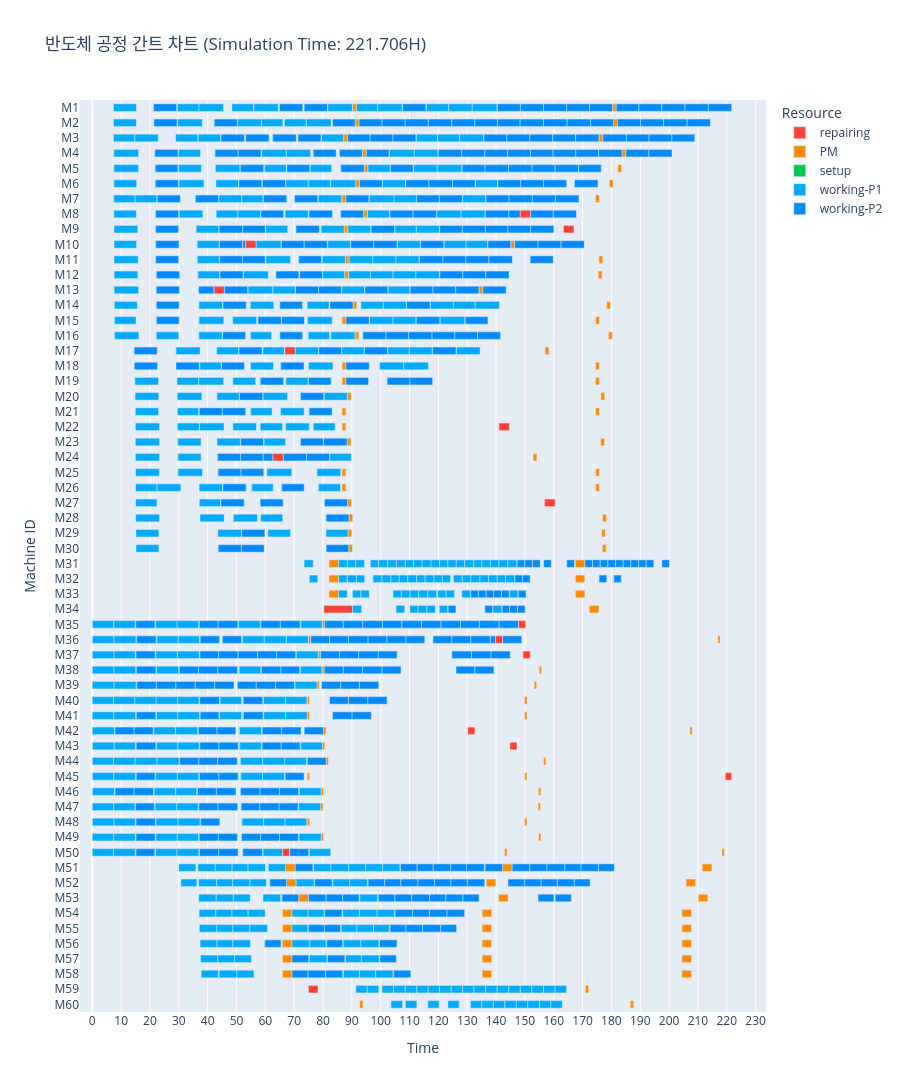

Write notebook code for a chart like this one.
### Code cell
env.run(until=scheduler.job_chk_process)
fig = create_gantt_chart(
    logs=event_logger.logs,
    max_time=event_logger.now,
    title=f"반도체 공정 간트 차트 (Simulation Time: {round(event_logger.now, 3)}{TIME_UNIT})")
fig.show()
fig.write_html("gantt_chart.html")

### Figure 1 — Plotly figure (JSON) as saved in the notebook; plotly's stock layout.template omitted (floating-point values rounded to 4 significant figures; data arrays with more than 128 entries replaced by an {"elided": "..."} marker saying what was removed)
{"data": [{"base": [53.17, 42.15, 66.75, 141.0, 62.57, 156.8, 80.26, 147.8, 139.8, 149.3, 130.1, 144.8, 219.5, 65.96, 74.93, 148.3, 163.3], "customdata": [[""], [""], [""], [""], [""], [""], [""], [""], [""], [""], [""], [""], [""], [""], [""], [""], [""]], "hovertemplate": "Resource=repairing<br>Start=%{base}<br>Finish=%{x}<br>Task=%{y}<br>job_op=%{customdata[0]}<extra></extra>", "legendgroup": "repairing", "marker": {"color": "rgb(255, 65, 54)", "pattern": {"shape": ""}}, "name": "repairing", "orientation": "h", "showlegend": true, "textposition": "auto", "type": "bar", "width": 0.5, "x": [3.667, 3.667, 3.667, 3.667, 3.667, 3.667, 10.0, 2.5, 2.5, 2.5, 2.5, 2.5, 2.205, 2.5, 3.333, 3.667, 3.667], "xaxis": "x", "y": ["M10", "M13", "M17", "M22", "M24", "M27", "M34", "M35", "M36", "M37", "M42", "M43", "M45", "M50", "M59", "M8", "M9"], "yaxis": "y"}, {"base": [90.19, 180.3, 145.1, 87.74, 175.7, 87.49, 175.4, 134.1, 90.42, 178.3, 86.59, 174.5, 91.1, 179.0, 157.0, 86.59, 174.5, 86.59, 174.5, 91.16, 180.8, 88.43, 176.4, 86.59, 174.5, 86.59, 88.35, 176.3, 152.8, 86.59, 174.5, 86.59, 174.5, 88.52, 89.0, 176.9, 88.64, 176.6, 87.14, 175.7, 88.93, 176.9, 82.07, 167.5, 82.07, 167.5, 82.07, 167.5, 172.3, 79.66, 74.91, 216.8, 78.31, 79.6, 155.0, 77.9, 153.3, 93.67, 183.7, 74.53, 149.9, 74.54, 149.9, 80.2, 207.2, 79.81, 81.08, 156.4, 74.53, 149.9, 79.34, 154.7, 79.2, 154.6, 74.53, 149.9, 79.37, 154.7, 94.27, 182.2, 143.0, 218.3, 67.03, 142.2, 211.5, 67.35, 136.6, 205.9, 71.59, 140.8, 210.1, 65.92, 135.2, 204.4, 65.92, 135.2, 204.4, 65.92, 135.2, 204.4, 65.92, 135.2, 204.4, 65.92, 135.2, 204.4, 171.0, 91.33, 179.2, 92.7, 186.6, 86.59, 174.5, 94.07, 87.28], "customdata": [[""], [""], [""], [""], [""], [""], [""], [""], [""], [""], [""], [""], [""], [""], [""], [""], [""], [""], [""], [""], [""], [""], [""], [""], [""], [""], [""], [""], [""], [""], [""], [""], [""], [""], [""], [""], [""], [""], [""], [""], [""], [""], [""], [""], [""], [""], [""], [""], [""], [""], [""], [""], [""], [""], [""], [""], [""], [""], [""], [""], [""], [""], [""], [""], [""], [""], [""], [""], [""], [""], [""], [""], [""], [""], [""], [""], [""], [""], [""], [""], [""], [""], [""], [""], [""], [""], [""], [""], [""], [""], [""], [""], [""], [""], [""], [""], [""], [""], [""], [""], [""], [""], [""], [""], [""], [""], [""], [""], [""], [""], [""], [""], [""], [""], [""]], "hovertemplate": "Resource=PM<br>Start=%{base}<br>Finish=%{x}<br>Task=%{y}<br>job_op=%{customdata[0]}<extra></extra>", "legendgroup": "PM", "marker": {"color": "rgb(255, 140, 0)", "pattern": {"shape": ""}}, "name": "PM", "orientation": "h", "showlegend": true, "textposition": "auto", "type": "bar", "width": 0.5, "x": [1.333, 1.333, 1.333, 1.333, 1.333, 1.333, 1.333, 1.333, 1.333, 1.333, 1.333, 1.333, 1.333, 1.333, 1.333, 1.333, 1.333, 1.333, 1.333, 1.333, 1.333, 1.333, 1.333, 1.333, 1.333, 1.333, 1.333, 1.333, 1.333, 1.333, 1.333, 1.333, 1.333, 1.333, 1.333, 1.333, 1.333, 1.333, 1.333, 1.333, 1.333, 1.333, 3.333, 3.333, 3.333, 3.333, 3.333, 3.333, 3.333, 0.8333, 0.8333, 0.8333, 0.8333, 0.8333, 0.8333, 0.8333, 0.8333, 1.333, 1.333, 0.8333, 0.8333, 0.8333, 0.8333, 0.8333, 0.8333, 0.8333, 0.8333, 0.8333, 0.8333, 0.8333, 0.8333, 0.8333, 0.8333, 0.8333, 0.8333, 0.8333, 0.8333, 0.8333, 1.333, 1.333, 0.8333, 0.8333, 3.333, 3.333, 3.333, 3.333, 3.333, 3.333, 3.333, 3.333, 3.333, 3.333, 3.333, 3.333, 3.333, 3.333, 3.333, 3.333, 3.333, 3.333, 3.333, 3.333, 3.333, 3.333, 3.333, 3.333, 1.167, 1.333, 1.333, 1.167, 1.167, 1.333, 1.333, 1.333, 1.333], "xaxis": "x", "y": ["M1", "M1", "M10", "M11", "M11", "M12", "M12", "M13", "M14", "M14", "M15", "M15", "M16", "M16", "M17", "M18", "M18", "M19", "M19", "M2", "M2", "M20", "M20", "M21", "M21", "M22", "M23", "M23", "M24", "M25", "M25", "M26", "M26", "M27", "M28", "M28", "M29", "M29", "M3", "M3", "M30", "M30", "M31", "M31", "M32", "M32", "M33", "M33", "M34", "M35", "M36", "M36", "M37", "M38", "M38", "M39", "M39", "M4", "M4", "M40", "M40", "M41", "M41", "M42", "M42", "M43", "M44", "M44", "M45", "M45", "M46", "M46", "M47", "M47", "M48", "M48", "M49", "M49", "M5", "M5", "M50", "M50", "M51", "M51", "M51", "M52", "M52", "M52", "M53", "M53", "M53", "M54", "M54", "M54", "M55", "M55", "M55", "M56", "M56", "M56", "M57", "M57", "M57", "M58", "M58", "M58", "M59", "M6", "M6", "M60", "M60", "M7", "M7", "M8", "M9"], "yaxis": "y"}, {"base": {"elided": "264 float values"}, "customdata": {"elided": "264x1 str values"}, "hovertemplate": "Resource=setup<br>Start=%{base}<br>Finish=%{x}<br>Task=%{y}<br>job_op=%{customdata[0]}<extra></extra>", "legendgroup": "setup", "marker": {"color": "rgb(0, 200, 83)", "pattern": {"shape": ""}}, "name": "setup", "orientation": "h", "showlegend": true, "textposition": "auto", "type": "bar", "width": 0.5, "x": {"elided": "264 float values"}, "xaxis": "x", "y": {"elided": "264 str values"}, "yaxis": "y"}, {"base": {"elided": "421 float values"}, "customdata": {"elided": "421x1 str values"}, "hovertemplate": "Resource=working-P1<br>Start=%{base}<br>Finish=%{x}<br>Task=%{y}<br>job_op=%{customdata[0]}<extra></extra>", "legendgroup": "working-P1", "marker": {"color": "rgb(0, 170, 255)", "pattern": {"shape": ""}}, "name": "working-P1", "orientation": "h", "showlegend": true, "textposition": "auto", "type": "bar", "width": 0.5, "x": {"elided": "421 float values"}, "xaxis": "x", "y": {"elided": "421 str values"}, "yaxis": "y"}, {"base": {"elided": "425 float values"}, "customdata": {"elided": "425x1 str values"}, "hovertemplate": "Resource=working-P2<br>Start=%{base}<br>Finish=%{x}<br>Task=%{y}<br>job_op=%{customdata[0]}<extra></extra>", "legendgroup": "working-P2", "marker": {"color": "rgb(0, 140, 255)", "pattern": {"shape": ""}}, "name": "working-P2", "orientation": "h", "showlegend": true, "textposition": "auto", "type": "bar", "width": 0.5, "x": {"elided": "425 float values"}, "xaxis": "x", "y": {"elided": "425 str values"}, "yaxis": "y"}], "layout": {"barmode": "relative", "height": 3000, "legend": {"title": {"text": "Resource"}, "tracegroupgap": 0}, "title": {"text": "반도체 공정 간트 차트 (Simulation Time: 221.706H)"}, "xaxis": {"anchor": "y", "domain": [0, 1], "dtick": 10, "title": {"text": "Time"}}, "yaxis": {"anchor": "x", "categoryarray": ["M60", "M59", "M58", "M57", "M56", "M55", "M54", "M53", "M52", "M51", "M50", "M49", "M48", "M47", "M46", "M45", "M44", "M43", "M42", "M41", "M40", "M39", "M38", "M37", "M36", "M35", "M34", "M33", "M32", "M31", "M30", "M29", "M28", "M27", "M26", "M25", "M24", "M23", "M22", "M21", "M20", "M19", "M18", "M17", "M16", "M15", "M14", "M13", "M12", "M11", "M10", "M9", "M8", "M7", "M6", "M5", "M4", "M3", "M2", "M1"], "categoryorder": "array", "domain": [0, 1], "title": {"text": "Machine ID"}}}}
